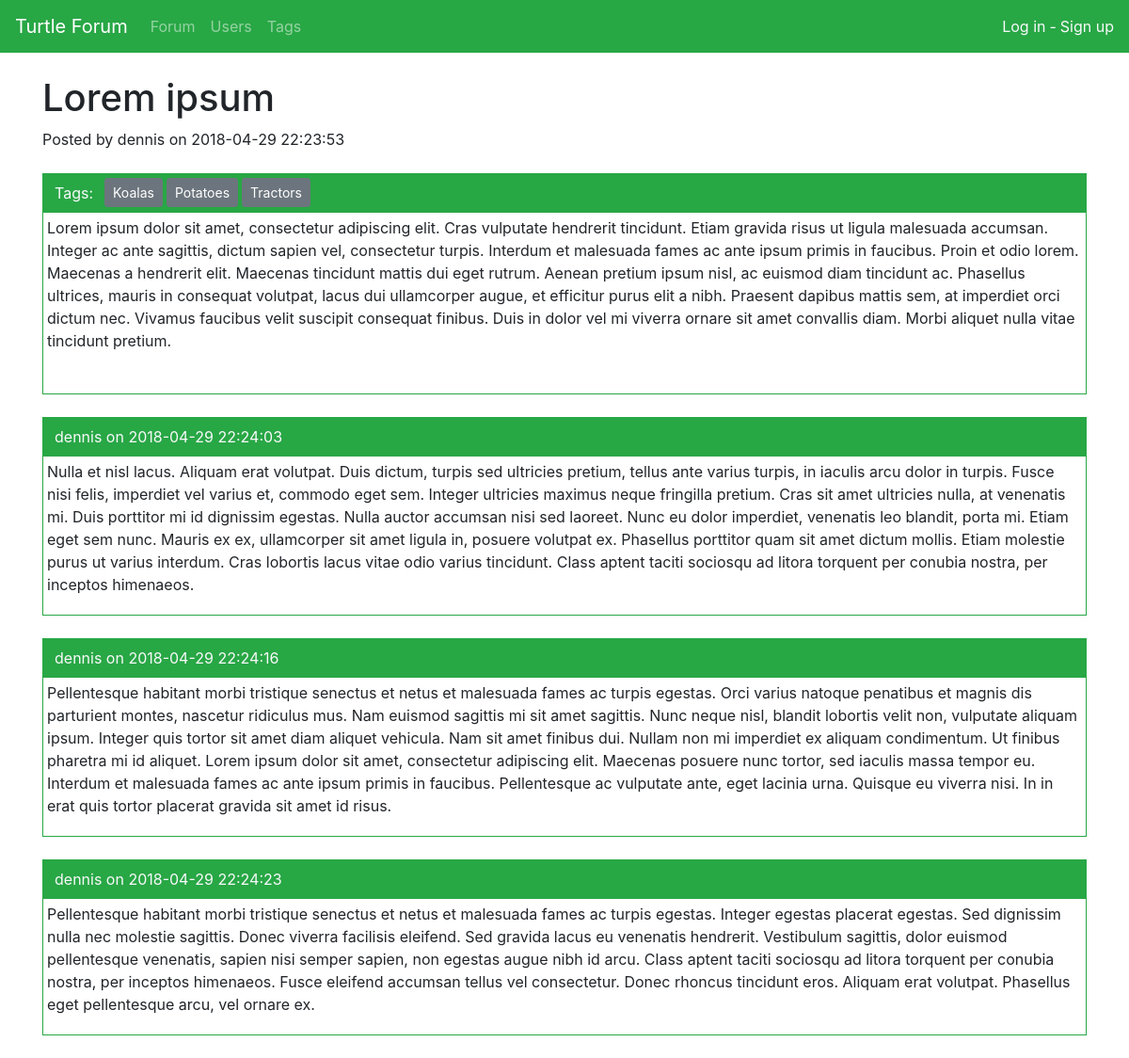
/thread/1/, run on an earlier commit of the app's database.
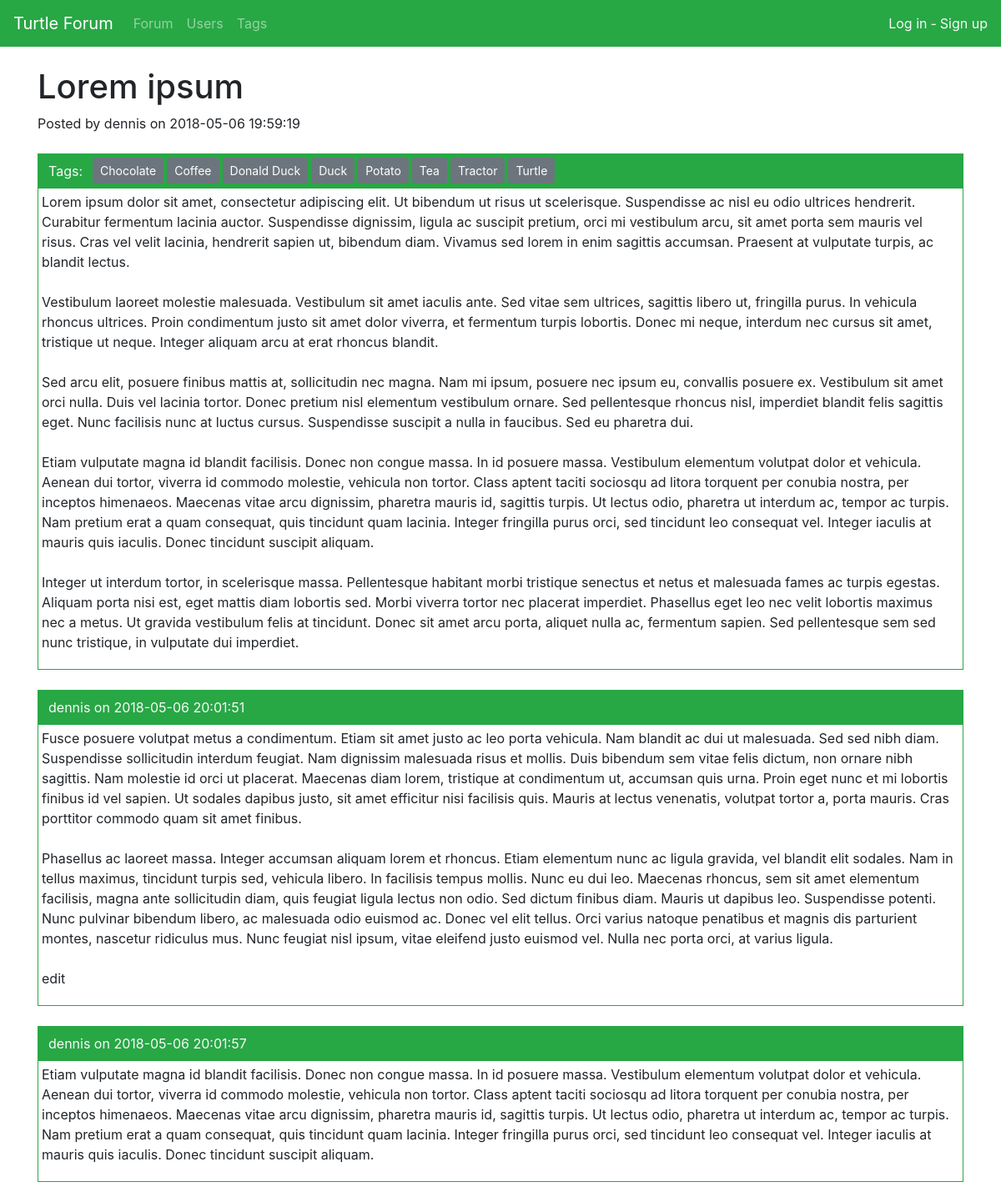
And on a later commit of the database.
### application/auth/models.py (models this page shows, shortened)
class User(Base):
    __tablename__ = "account"
    username = db.Column(db.String(32), nullable=False)
    password = db.Column(db.String(32), nullable=False)
    admin = db.Column(db.Boolean, default=False)
    deleted = db.Column(db.Boolean, default=False)
    messages = db.relationship("Message", backref='account', lazy=True)
    taggings = db.relationship("Tagging", backref='account', lazy=True)
    def __init__(self, username, password=None, id=None):
        self.username = username
        self.password = password

### application/thread/models.py (models this page shows, shortened)
class Thread(Base):
    subject = db.Column(db.String(128), nullable=False)
    text = db.Column(db.String(8096), nullable=False)
    account_id = db.Column(db.Integer, db.ForeignKey('account.id'), nullable=False)
    messages = db.relationship("Message", backref='thread', lazy=True)
    taggings = db.relationship("Tagging", backref='thread', lazy=True)

### application/tag/models.py (models this page shows, shortened)
class Tag(Base):
    name = db.Column(db.String(128), nullable=False)
    taggings = db.relationship("Tagging", backref='tag', lazy=True)
    @staticmethod
    def find_thread_id(thread_id):
        stmt = text("SELECT Tag.id, Tag.name FROM Tag"
                    " LEFT JOIN Tagging ON Tagging.tag_id = Tag.id"
                    " WHERE Tagging.thread_id=:thread_id"
                    " ORDER BY Tag.name, Tag.id").params(thread_id=thread_id)
        res = db.engine.execute(stmt)
        tags = []
        for row in res:
            tags.append({"id":row[0], "name":row[1]})
        return tags
    @staticmethod
    def find_not_thread_id(thread_id):
        stmt = text("SELECT Tag.id, Tag.name FROM Tag"
                    " WHERE Tag.id NOT IN ("
                        "SELECT Tag.id FROM Tag"
                        " LEFT JOIN Tagging ON Tagging.tag_id = Tag.id"
                        " WHERE Tagging.thread_id=:thread_id)"
                    " ORDER BY Tag.name, Tag.id").params(thread_id=thread_id)
        res = db.engine.execute(stmt)
        tags = []
        for row in res:
            tags.append({"id":row[0], "name":row[1]})
        return tags

### application/messages/models.py (models this page shows, shortened)
class Message(Base):
    text = db.Column(db.String(8096), nullable=False)
    account_id = db.Column(db.Integer, db.ForeignKey('account.id'), nullable=False)
    thread_id = db.Column(db.Integer, db.ForeignKey('thread.id'), nullable=False)
    def __init__(self, text, user_id=None, thread_id=None, id=None, date_created=None, date_modified=None, user=None):
        self.text = text
        self.account_id = user_id
        self.thread_id = thread_id
        self.id = id
        self.date_created = date_created
        self.date_modified = date_modified
        self.user = user
    @staticmethod
    def find_thread_id(thread_id):
        stmt = text("SELECT Message.id, Message.text, Message.date_created, Message.account_id, Message.thread_id, Account.id, Account.username FROM Message"
                     " LEFT JOIN Account ON Message.account_id = Account.id"
                     " WHERE Message.thread_id = :thread_id"
                     " ORDER BY Message.date_created").params(thread_id=thread_id)
        res = db.engine.execute(stmt)
        search_result = []
        for row in res:
            user = User(id=row[5], username=row[6])
            search_result.append(Message(id=row[0], text=row[1], date_created=row[2], user_id=row[3], thread_id=row[4], user=user))
        return search_result

### application/messages/views.py (the view)
@app.route("/thread/<thread_id>/", methods=["GET"])
def thread(thread_id,
            thread_edit=None,
            message_create=Message("", None, None),
            show_errors=False,
            message_edit=None,
            message_edit_id=None):
    if message_edit_id:
        message_edit_id = int(message_edit_id)
        message_edit = Message.query.get(message_edit_id)
    thread = Thread.query.get(thread_id)
    thread.user = User.query.get(thread.account_id)
    if current_user.is_authenticated:
        Read.mark_as_read(current_user.id, thread_id)
    return render_template("thread.html",
                            thread=thread,
                            thread_edit=thread_edit,
                            tags=Tag.find_thread_id(thread_id),
                            other_tags=Tag.find_not_thread_id(thread_id),
                            messages=Message.find_thread_id(thread_id),
                            message_create=message_create,
                            show_errors=show_errors,
                            message_edit=message_edit)

### application/templates/thread.html (shortened to what this page needs)
{% extends "layout.html" %}
{% block body %}
<div class="mt-4 mb-4">
<h1>{{ thread.subject }}</h1>
<h>Posted by {{ thread.user.username }} on {{ thread.date_created }}</h>
</div>
<div class="container mt-4 mb-4">
  <div class="row border border-success bg-success text-light p-1">
    {% if tags %}
    <div class="mt-1 mb-1 ml-2 mr-2"><h>Tags:</h></div>
    {% else %}
    <div class="mt-1 mb-1 ml-2 mr-2"><h>No tags</h></div>
    {% endif %}
    {% for tag in tags %}
    <div class="float-left pl-1">
      <form method="POST" action="{{ url_for('tagging_button', tag_id=tag.id, thread_id=thread.id) }}">
        <div class="btn-group btn-group-sm">
          <button type="submit" name="find_tag" class="btn btn-secondary btn-sm">{{ tag.name }}</button>
        </div>
      </form>
    </div>
    {% endfor %}
  </div>
  {% if thread_edit == None %}
  <div class="row border border-success border-top-0">
    <p class="p-1" style="white-space:pre-wrap">{{ thread.text }}</p>
  </div>
  {% endif %}
</div>
{% for message in messages %}
<div class="container mt-4 mb-4" id="{{ message.id }}">
  <div class="row border border-success bg-success text-light p-1">
    <div class="mt-1 mb-1 ml-2 mr-2 ">
      <h>{{ message.user.username }} on {{ message.date_created }}</h>
    </div>
  </div>
  {% if message.id==message_edit.id %}
  <form method="POST" action="{{ url_for('message_edit', message_id=message.id) }}">
    <div class="row border border-success border-top-0 bg-success">
      <textarea class="form-control" name="text" rows="7">{{ message_edit.text }}</textarea>
    </div>
    <div class="row border border-success border-top-0 bg-success text-light p-1">
      <div class="text-left text-light">
        <button type="submit" class="btn btn-secondary btn-sm">Submit</button>
      </div>
      {% for error in message_edit.errors() %}
      <div><h>{{ error }}</h></div>
      {% endfor %}
    </div>
  </form>
  {% else %}
  <div class="row border border-success border-top-0">
    <p class="p-1" style="white-space:pre-wrap">{{ message.text }}</p>
  </div>
  {% endif %}
</div>
{% endfor %}
{% endblock %}

What changed in the data, as far as the page shows it:
removed Tag: name "Koalas"
removed Tag: name "Potatoes"
removed Message: user.username "dennis", date_created "2018-04-29 22:24:03", text "Nulla et nisl lacus. Aliquam erat volutpat. Duis dictum, turpis sed ultricies pretium, tellus ante varius turpis, in iaculis arcu dolor in turpis. Fusce nisi felis, imperdiet vel varius et, commodo eget sem. Integer ultricies maximus neque fringilla pretium. Cras sit amet ultricies nulla, at venenatis mi. Duis porttitor mi id dignissim egestas. Nulla auctor accumsan nisi sed laoreet. Nunc eu dolor imperdiet, venenatis leo blandit, porta mi. Etiam eget sem nunc. Mauris ex ex, ullamcorper sit amet ligula in, posuere volutpat ex. Phasellus porttitor quam sit amet dictum mollis. Etiam molestie purus ut varius interdum. Cras lobortis lacus vitae odio varius tincidunt. Class aptent taciti…"
removed Message: user.username "dennis", date_created "2018-04-29 22:24:16", text "Pellentesque habitant morbi tristique senectus et netus et malesuada fames ac turpis egestas. Orci varius natoque penatibus et magnis dis parturient montes, nascetur ridiculus mus. Nam euismod sagittis mi sit amet sagittis. Nunc neque nisl, blandit lobortis velit non, vulputate aliquam ipsum. Integer quis tortor sit amet diam aliquet vehicula. Nam sit amet finibus dui. Nullam non mi imperdiet ex aliquam condimentum. Ut finibus pharetra mi id aliquet. Lorem ipsum dolor sit amet, consectetur adipiscing elit. Maecenas posuere nunc tortor, sed iaculis massa tempor eu. Interdum et malesuada fames ac ante ipsum primis in faucibus. Pellentesque ac vulputate ante, eget lacinia urna. Quisque eu…"
removed Message: user.username "dennis", date_created "2018-04-29 22:24:23", text "Pellentesque habitant morbi tristique senectus et netus et malesuada fames ac turpis egestas. Integer egestas placerat egestas. Sed dignissim nulla nec molestie sagittis. Donec viverra facilisis eleifend. Sed gravida lacus eu venenatis hendrerit. Vestibulum sagittis, dolor euismod pellentesque venenatis, sapien nisi semper sapien, non egestas augue nibh id arcu. Class aptent taciti sociosqu ad litora torquent per conubia nostra, per inceptos himenaeos. Fusce eleifend accumsan tellus vel consectetur. Donec rhoncus tincidunt eros. Aliquam erat volutpat. Phasellus eget pellentesque arcu, vel ornare ex."
changed Thread "Lorem ipsum": date_created "2018-04-29 22:23:53" → "2018-05-06 19:59:19"; text "…amet, consectetur adipiscing elit. Cras vulputate hendrerit tincidunt. Etiam gravida risus ut ligula malesuada accumsan. Integer ac ante sagittis, dictum sapien vel, consectetur turpis. Interdum et malesuada fames ac ante ipsum primis in faucibus. Proin et odio lorem. Maecenas a hendrerit elit. Maecenas tincidunt mattis dui eget rutrum. Aenean pretium ipsum nisl, ac euismod diam tincidunt ac. Phasellus ultrices, mauris in consequat volutpat, lacus dui ullamcorper augue, et efficitur purus elit a nibh. Praesent dapibus mattis sem, at imperdiet orci dictum nec. Vivamus faucibus velit suscipit consequat finibus. Duis in dolor vel mi viverra ornare sit amet convallis diam. Morbi aliquet nulla…" → "…amet, consectetur adipiscing elit. Ut bibendum ut risus ut scelerisque. Suspendisse ac nisl eu odio ultrices hendrerit. Curabitur fermentum lacinia auctor. Suspendisse dignissim, ligula ac suscipit pretium, orci mi vestibulum arcu, sit amet porta sem mauris vel risus. Cras vel velit lacinia, hendrerit sapien ut, bibendum diam. Vivamus sed lorem in enim sagittis accumsan. Praesent at vulputate turpis, ac blandit lectus. Vestibulum laoreet molestie malesuada. Vestibulum sit amet iaculis ante. Sed vitae sem ultrices, sagittis libero ut, fringilla purus. In vehicula rhoncus ultrices. Proin condimentum justo sit amet dolor viverra, et fermentum turpis lobortis. Donec mi neque, interdum nec…"
added Tag: name "Chocolate"
added Tag: name "Coffee"
added Tag: name "Donald Duck"
added Tag: name "Duck"
added Tag: name "Potato"
added Tag: name "Tea"
changed Tag: name "Tractors" → "Tractor"
added Tag: name "Turtle"
added Message: user.username "dennis", date_created "2018-05-06 20:01:51", text "Fusce posuere volutpat metus a condimentum. Etiam sit amet justo ac leo porta vehicula. Nam blandit ac dui ut malesuada. Sed sed nibh diam. Suspendisse sollicitudin interdum feugiat. Nam dignissim malesuada risus et mollis. Duis bibendum sem vitae felis dictum, non ornare nibh sagittis. Nam molestie id orci ut placerat. Maecenas diam lorem, tristique at condimentum ut, accumsan quis urna. Proin eget nunc et mi lobortis finibus id vel sapien. Ut sodales dapibus justo, sit amet efficitur nisi facilisis quis. Mauris at lectus venenatis, volutpat tortor a, porta mauris. Cras porttitor commodo quam sit amet finibus. Phasellus ac laoreet massa. Integer accumsan aliquam lorem et rhoncus. Etiam…"
added Message: user.username "dennis", date_created "2018-05-06 20:01:57", text "Etiam vulputate magna id blandit facilisis. Donec non congue massa. In id posuere massa. Vestibulum elementum volutpat dolor et vehicula. Aenean dui tortor, viverra id commodo molestie, vehicula non tortor. Class aptent taciti sociosqu ad litora torquent per conubia nostra, per inceptos himenaeos. Maecenas vitae arcu dignissim, pharetra mauris id, sagittis turpis. Ut lectus odio, pharetra ut interdum ac, tempor ac turpis. Nam pretium erat a quam consequat, quis tincidunt quam lacinia. Integer fringilla purus orci, sed tincidunt leo consequat vel. Integer iaculis at mauris quis iaculis. Donec tincidunt suscipit aliquam."
